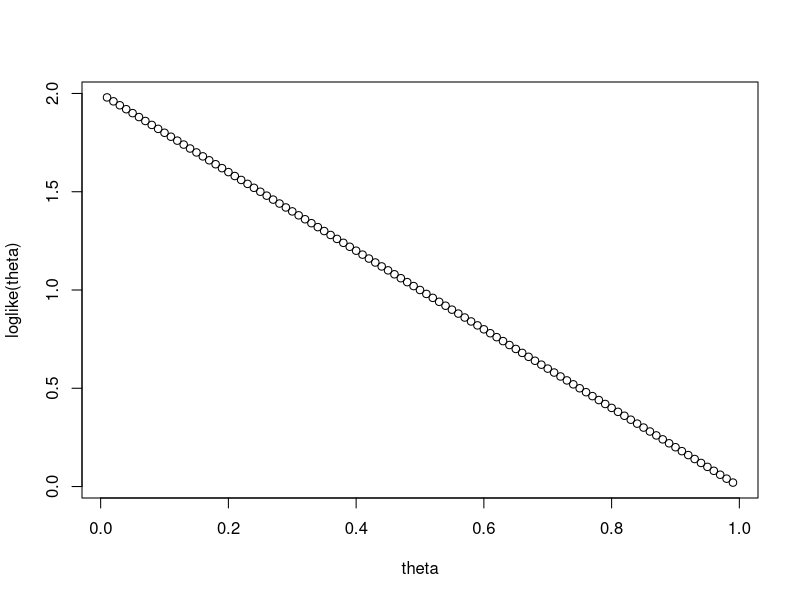

Recreate this plot in R.
dpois(1, 3)
ppois(1, 3)
ppois(1, 3, lower.tail = F)
pgamma(1.5, 2, 1/3) - pgamma(.5, 2, 1/3)
qnorm(.975)
pnorm(-1.96) - pnorm(1.96)
qnorm(.05)

choose(5,0) * .8^0*.2^5 ##conservative
choose(5,0) * .3^0*.7^5 ##liberal

round((choose(5,0) * .8^0*.2^5)*.5 / 
  ((choose(5,0) * .8^0*.2^5)*.5 + (choose(5,0) * .3^0*.7^5)*.5), 3)

round((choose(5,0) * .3^0*.7^5)*.5 / 
        ((choose(5,0) * .8^0*.2^5)*.5 + (choose(5,0) * .3^0*.7^5)*.5), 3)

choose(4,2) * .5^4 * .4 ##fair
choose(4,2) * .7^2 * .3^(4-2) * .3 ##heads
choose(4,2) * .3^2 * .7^(4-2) * .3 ##tails

bottom = (choose(4,2) * .5^4 * .4 + 
            choose(4,2) * .7^2 * .3^(4-2) * .3 + 
            choose(4,2) * .3^2 * .7^(4-2) * .3)

round(choose(4,2) * .5^4 * .4 / bottom, 2) ##fair

round(choose(4,2) * .7^2 * .3^(4-2) * .3 / bottom * 2, 2) 

theta = seq(.01, .99, .01)
loglike = function(theta) {
  return(2 * (1-theta))
}
plot(theta, loglike(theta))

##going from .6 loaded, .4 not

bottom = choose(1,1)*(.5*.4 + .7*.6)
choose(1,1) * (.5*.4) / bottom ##fair
choose(1,1) * (.7*.6) / bottom ##loaded 
